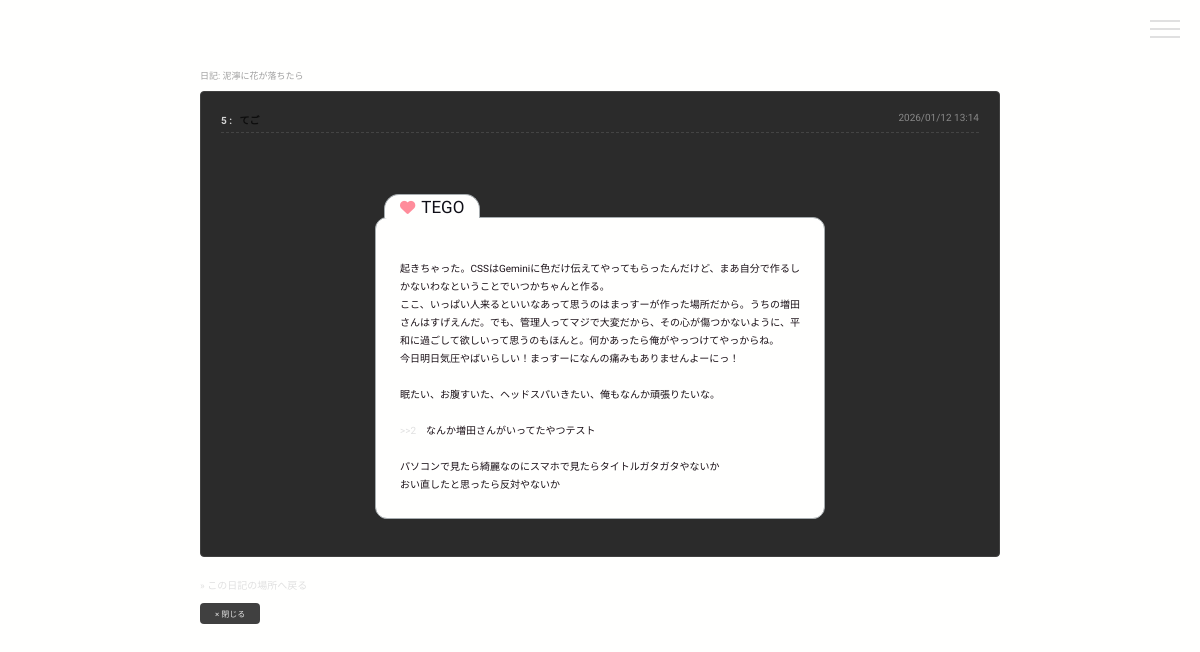
/diary/tester/res.php?thread_id=1&post_num=5 (signed in), run on the app's committed database.
### tables this page shows
CREATE TABLE posts (
        id INTEGER PRIMARY KEY AUTOINCREMENT,
        thread_id INTEGER,
        post_num INTEGER DEFAULT 0,
        name TEXT,
        content TEXT,
        del_pass TEXT,
        is_sage INTEGER DEFAULT 0,
        created_at DATETIME DEFAULT CURRENT_TIMESTAMP
    );

CREATE TABLE threads (
        id INTEGER PRIMARY KEY AUTOINCREMENT,
        title TEXT,
        creator_name TEXT,
        description TEXT,
        custom_css TEXT, 
        write_pass TEXT,
        view_pass TEXT,
        del_pass TEXT,
        lock_level INTEGER DEFAULT 0,
        created_at DATETIME DEFAULT CURRENT_TIMESTAMP
    );

### diary/tester/db.php (called while the page is built, shortened)
<?php
function h($s) {
    return htmlspecialchars($s, ENT_QUOTES, 'UTF-8');
}

### diary/tester/res.php (the view, shortened to what this page needs)
<?php
require 'db.php';
$id = filter_input(INPUT_GET, 'id', FILTER_VALIDATE_INT);
$t_id = filter_input(INPUT_GET, 'thread_id', FILTER_VALIDATE_INT);
$p_num = filter_input(INPUT_GET, 'post_num', FILTER_VALIDATE_INT);
$post = null;
if ($id) {
    $stmt = $pdo->prepare("SELECT p.*, t.title as thread_title, t.custom_css FROM posts p JOIN threads t ON p.thread_id = t.id WHERE p.id = ?");
    $stmt->execute([$id]);
    $post = $stmt->fetch();
}
elseif ($t_id && $p_num) {
    $stmt = $pdo->prepare("SELECT p.*, t.title as thread_title, t.custom_css FROM posts p JOIN threads t ON p.thread_id = t.id WHERE p.thread_id = ? AND p.post_num = ?");
    $stmt->execute([$t_id, $p_num]);
    $post = $stmt->fetch();
}
require 'header.php';
?>
<div class="container">
    <div class="text-center mb-4">
        <p style="color:#a0a0a0; font-size:0.9em;">
            日記: <?= h($post['thread_title']) ?>
        </p>
    </div>
    <div class="card">
        <div style="border-bottom: 1px dashed #444; padding-bottom: 5px; margin-bottom: 15px; font-size: 0.95em; display:flex; justify-content:space-between;">
            <span>
                <span style="font-weight:bold; color:#d4d4d4; margin-right:5px;"><?= $post['post_num'] ?> :</span>
                <b><?= h($post['name']) ?></b>
            </span>
            <span style="color:#888;">
                <?php
                    $ts = strtotime($post['created_at']);
                    $time_diff = time() - $ts;
                    if (abs($time_diff) > 28800) {
                        echo date('Y/m/d H:i', $ts + 9*3600);
                    } else {
                        echo date('Y/m/d H:i', $ts);
                    }
                ?>
            </span>
        </div>
        <div style="line-height: 1.7; white-space: pre-wrap; word-wrap: break-word;">
            <?php
            $content = $post['content'];
            $content = preg_replace('/(?<!>)>>>(\d+)/', '<a href="thread.php?id=$1">>>>$1</a>', $content);
            $content = preg_replace('/(?<!>)>>(\d+)/', '<a href="res.php?thread_id=' . $post['thread_id'] . '&post_num=$1" target="_blank">>>$1</a>', $content);
            echo $content;
            ?>
        </div>
    </div>
    <div class="text-center mt-4">
        <a href="thread.php?id=<?= $post['thread_id'] ?>#post-<?= $post['post_num'] ?>">
            &raquo; この日記の場所へ戻る
        </a>
        <br><br>
        <a href="javascript:window.close();" class="btn" style="padding:5px 15px; font-size:0.8em;">× 閉じる</a>
    </div>
</div>
</body>
</html>

### diary/tester/css/style.css (style rules this page uses)
:root { --bg-color: #202020; --card-bg: #2b2b2b; --text-main: #e0e0e0; --text-sub: #a0a0a0; --accent: #d4d4d4; --border: #404040; --input-bg: #333333; --highlight: #ffd700; }
body { background: var(--bg-color); color: var(--text-main); font-family: "Zen Maru Gothic", "Noto Color Emoji", sans-serif; font-size: 15px; margin: 0; padding: 0; min-height: 100vh; }
a { text-decoration: none; color: var(--text-main); transition: opacity 0.3s; }
.container { max-width: 800px; margin: 0 auto; padding: 60px 20px 40px; }
.card, .card-glass { background: var(--card-bg); border: 1px solid var(--border); border-radius: 4px; padding: 20px; margin-bottom: 20px; }
button, .btn, .btn-glass { background: var(--border); color: var(--text-main); border: none; padding: 8px 16px; border-radius: 4px; cursor: pointer; font-size: 0.9rem; transition: background 0.3s; display: inline-block; text-align: center; }

### data on the page
posts: thread.title "泥濘に花が落ちたら", post_num "5", name "てご", created_at "2026/01/12 13:14", content "TEGO 起きちゃった。CSSはGeminiに色だけ伝えてやってもらったんだけど、まあ自分で作るしかないわなということでいつかちゃんと作る。 ここ、いっぱい人来るといいなあって思うのはまっすーが作った場所だから。うちの増田さんはすげえんだ。でも、管理人ってマジで大変だから、その心が傷つかないように、平和に過ごして欲しいって思うのもほんと。何かあったら俺がやっつけてやっからね。 今日明日気圧やばいらしい！まっすーになんの痛みもありませんよーにっ！ 眠たい、お腹すいた、ヘッドスパいきたい、俺もなんか頑張りたいな。 >>2 なんか増田さんがいってたやつテスト パソコンで見たら綺麗なのにスマホで見たらタイトルガタガタやないか おい直したと思ったら反対やないか"
